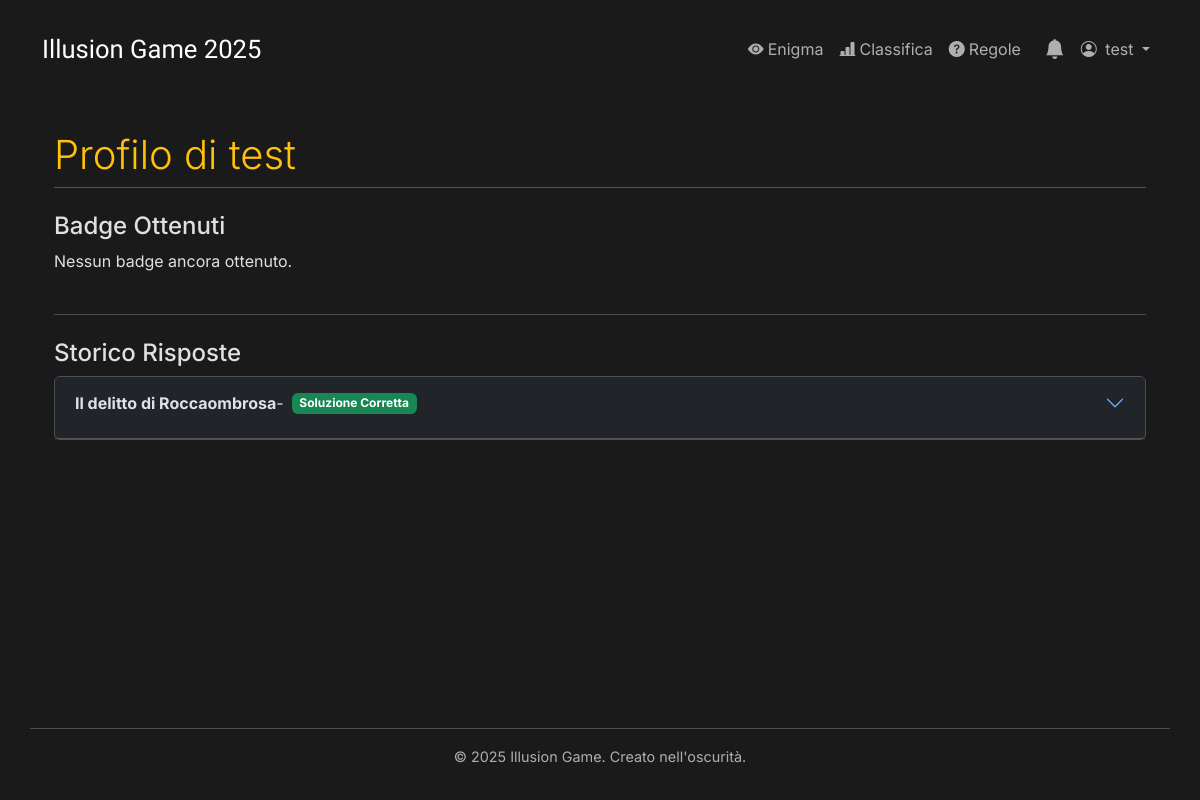
/profilo/test/ (signed in), run on an earlier commit of the app's database.
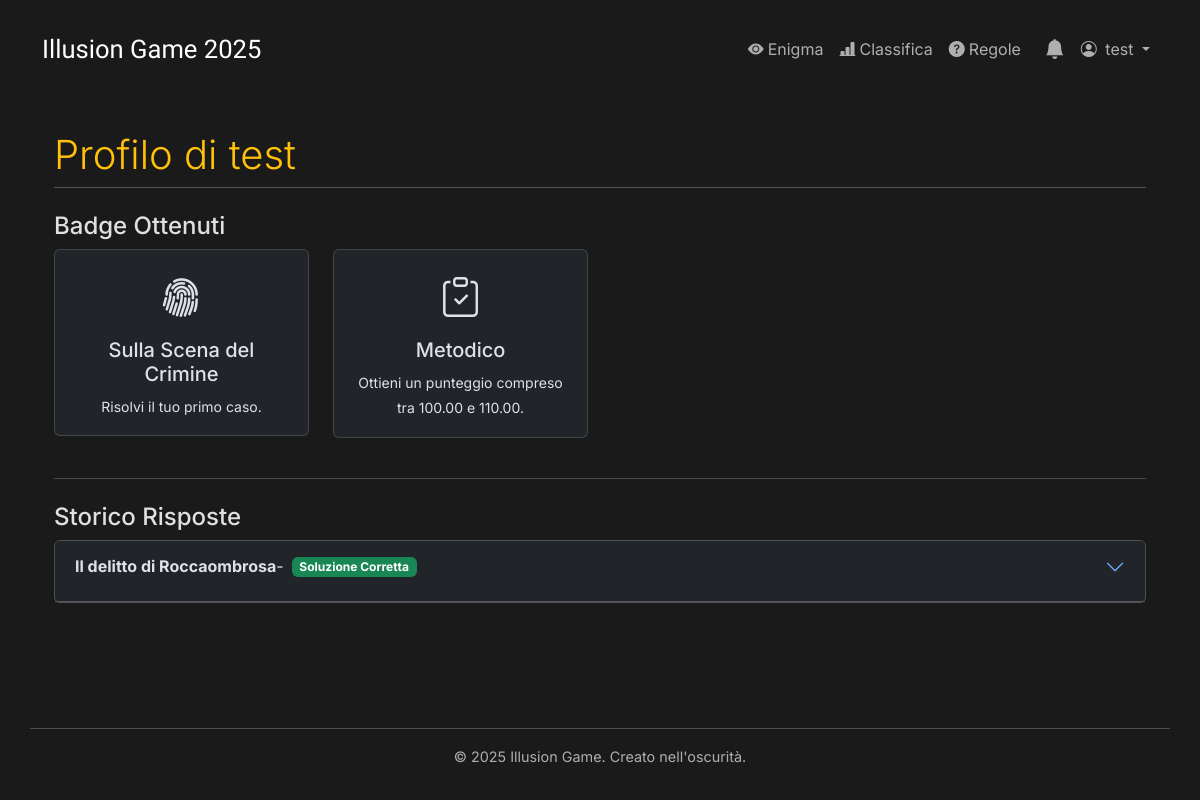
And on a later commit of the database.
### enigmas/models.py (models this page shows, shortened)
class RispostaUtente(models.Model):
    utente = models.ForeignKey(User, on_delete=models.CASCADE, related_name='risposte')
    enigma = models.ForeignKey(Enigma, on_delete=models.CASCADE)
    data_invio = models.DateTimeField(default=timezone.now)
    is_completa_corretta = models.BooleanField(default=False)
    punteggio = models.FloatField(default=0.0)
    suggerimenti_usati = models.PositiveIntegerField(default=0, help_text="Numero di aiuti usati per questo enigma")
    class Meta:
        unique_together = ('utente', 'enigma')
        ordering = ['-data_invio']

class Enigma(models.Model):
    titolo = models.CharField(max_length=200, blank=True, null=True)
    testo = models.TextField(help_text="La descrizione principale o l'introduzione all'enigma/caso.")
    start_time = models.DateTimeField(help_text="Data e ora di inizio visibilità")
    end_time = models.DateTimeField(editable=False)
    is_active = models.BooleanField(default=False, help_text="Seleziona per rendere questo l'enigma/caso corrente")
    notifica_inviata = models.BooleanField(default=False, help_text="Indica se la notifica è già stata inviata")
    class Meta:
        verbose_name = "Enigma o Caso"
        verbose_name_plural = "Enigmi o Casi"
        ordering = ['-start_time']

class UserBadge(models.Model):
    utente = models.ForeignKey(User, on_delete=models.CASCADE, related_name='user_badges')
    badge = models.ForeignKey(Badge, on_delete=models.CASCADE, related_name='user_badges')
    data_ottenimento = models.DateTimeField(auto_now_add=True)
    class Meta:
        unique_together = ('utente', 'badge')

class Badge(models.Model):
    nome = models.CharField(max_length=100)
    descrizione = models.TextField()
    icona = models.CharField(max_length=50, help_text="Es. 'bi bi-star'", default='bi bi-patch-question')

### enigmas/views.py (the view)
# urls.py: path('profilo/<str:username>/', views.profile_view, name='profile_view'),
@login_required
def profile_view(request, username):
    profile_user = get_object_or_404(User, username=username)
    risposte = RispostaUtente.objects.filter(utente=profile_user).select_related('enigma').order_by('-enigma__start_time')
    badges_utente = UserBadge.objects.filter(utente=profile_user).select_related('badge')
    context = {'profile_user': profile_user, 'risposte': risposte, 'badges': badges_utente}
    return render(request, 'enigmas/profile_detail.html', context)

### enigmas/context_processors.py (called while the page is built)
def unread_notifications_context(request):
    if request.user.is_authenticated:
        count = Notifica.objects.filter(utente=request.user, letta=False).count()
        return {'unread_notifications_count': count}
    return {}

### enigmas/models.py (called while the page is built)
    def is_corretta(self):
        opzioni_corrette_db = OpzioneRisposta.objects.filter(campo_risposta=self.campo, is_corretta=True)
        risposte_corrette_set = set(opzione.testo.strip().lower() for opzione in opzioni_corrette_db)
        risposte_inserite_set = set(ans.strip().lower() for ans in self.valore_inserito.split(',') if ans.strip())
        return risposte_corrette_set == risposte_inserite_set

### enigmas/templates/enigmas/profile_detail.html (shortened to what this page needs)
{% extends 'enigmas/base.html' %}
{% block content %}
<div class="container mt-4">
    <h2 class="display-6">Profilo di {{ profile_user.username }}</h2>
    <h4 class="mt-4">Badge Ottenuti</h4>
    <div class="row">
        {% for user_badge in badges %}
        <div class="col-md-3 mb-3">
            <div class="card text-center">
                <div class="card-body">
                    <i class="{{ user_badge.badge.icona }} fs-1"></i>
                    <h5 class="card-title mt-2">{{ user_badge.badge.nome }}</h5>
                    <p class="card-text"><small>{{ user_badge.badge.descrizione }}</small></p>
                </div>
            </div>
        </div>
        {% empty %}
        <div class="col">
            <p>Nessun badge ancora ottenuto.</p>
        </div>
        {% endfor %}
    </div>
    <hr class="my-4">
    <h4 class="mt-4">Storico Risposte</h4>
    <div class="accordion" id="storicoAccordion">
        {% for risposta in risposte %}
        <div class="accordion-item">
            <h2 class="accordion-header" id="heading-{{ risposta.id }}">
                <button class="accordion-button collapsed" type="button" data-bs-toggle="collapse" data-bs-target="#collapse-{{ risposta.id }}">
                    <strong>{{ risposta.enigma.titolo }}</strong> -
                    <span class="ms-2 badge {% if risposta.is_completa_corretta %}bg-success{% else %}bg-danger{% endif %}">
                        {% if risposta.is_completa_corretta %}Soluzione Corretta{% else %}Soluzione Errata{% endif %}
                    </span>
                </button>
            </h2>
        </div>
        {% empty %}
        <div class="alert alert-info">
            Nessuna risposta inviata.
        </div>
        {% endfor %}
    </div>
</div>
{% endblock %}

### enigmas/templates/enigmas/base.html (shortened to what this page needs)
{% load static %}
<!DOCTYPE html>
<html lang="it" data-bs-theme="dark">
<head>
    <link href="https://cdn.jsdelivr.net/npm/bootstrap@5.3.3/dist/css/bootstrap.min.css" rel="stylesheet" xintegrity="sha384-QWTKZyjpPEjISv5WaRU9OFeRpok6YctnYmDr5pNlyT2bRjXh0JMhjY6hW+ALEwIH">
    <link rel="stylesheet" href="{% static 'enigmas/css/style.css' %}">
    <link rel="stylesheet" href="https://cdn.jsdelivr.net/npm/bootstrap-icons@1.11.3/font/bootstrap-icons.min.css">
</head>
<body class="d-flex flex-column">
    <nav class="navbar navbar-expand-lg navbar-custom">
        <div class="container">
            <a class="navbar-brand navbar-brand-custom" href="{% url 'enigma_view' %}">
                Illusion Game 2025
            </a>
            <div class="collapse navbar-collapse" id="navbarNavContent">
                <ul class="navbar-nav ms-auto mb-2 mb-lg-0 align-items-center">
                    {% if user.is_authenticated %}
                        <li class="nav-item"> <a class="nav-link {% if request.resolver_match.url_name == 'enigma_view' %}active{% endif %}" href="{% url 'enigma_view' %}"><i class="bi bi-eye-fill me-1"></i>Enigma</a> </li>
                        <li class="nav-item"> <a class="nav-link {% if request.resolver_match.url_name == 'classifica' %}active{% endif %}" href="{% url 'classifica' %}"><i class="bi bi-bar-chart-line-fill me-1"></i>Classifica</a> </li>
                        <li class="nav-item"> <a class="nav-link " href="{% url 'regole_punteggio' %}"><i class="bi bi-question-circle-fill me-1"></i>Regole</a> </li>
                        <li class="nav-item d-none d-lg-block notification-bell-desktop">
                            <a class="nav-link position-relative px-2 {% if request.resolver_match.url_name == 'lista_notifiche' %}active{% endif %}"
                               href="{% url 'lista_notifiche' %}"
                               title="Notifiche">
                                <i class="bi bi-bell-fill fs-5"></i>
                            </a>
                        </li>
                        <li class="nav-item dropdown">
                            <a class="nav-link dropdown-toggle" href="#" role="button" data-bs-toggle="dropdown" aria-expanded="false">
                                <i class="bi bi-person-circle me-1"></i> {{ user.username }}
                            </a>
                        </li>
                    {% else %}
                        <li class="nav-item">
                            <a class="nav-link {% if request.resolver_match.url_name == 'account_login' %}active{% endif %}" href="{% url 'account_login' %}"><i class="bi bi-box-arrow-in-right me-1"></i>Login</a>
                        </li>
                    {% endif %}
                </ul>
            </div>
        </div>
    </nav>
    <div class="container mt-4 mb-5 flex-grow-1">
        {% block content %}{% endblock %}
    </div>
    <footer class="container text-center text-body-secondary py-3 border-top">
        <p>&copy; {% now "Y" %} Illusion Game. Creato nell'oscurità.</p>
    </footer>
</body>
</html>

### enigmas/static/enigmas/css/style.css (style rules this page uses)
body { background-color: #1a1a1a; color: #e0e0e0; font-family: 'Courier New', Courier, monospace; margin: 0; padding: 0; line-height: 1.6; }
nav { margin-top: 1rem; }
nav a { color: #b0bec5; text-decoration: none; transition: color 0.3s ease; }
h2, h3 { color: #FFC109; border-bottom: 1px solid #555; padding-bottom: 0.5rem; margin-bottom: 1.5rem; }
footer { text-align: center; margin-top: 3rem; padding: 1.5rem; font-size: 0.9rem; color: #666; border-top: 1px solid #333; }
.navbar-brand-custom { font-family: "Rubik Glitch", system-ui; color: #ffffff !important; font-weight: 400; font-size: 1.6rem; }

### enigmas/templates/enigmas/base.html (style rules this page uses)
body { font-family: 'Inter', sans-serif; background-color: #1a1a1a; display: flex; flex-direction: column; min-height: 100vh; }
.flex-grow-1 { flex-grow: 1; }
.notification-bell-desktop { margin-left: 0.5rem; }

What changed in the data, as far as the page shows it:
added UserBadge: badge.nome "Sulla Scena del Crimine", badge.descrizione "Risolvi il tuo primo caso."
added UserBadge: badge.nome "Metodico", badge.descrizione "Ottieni un punteggio compreso tra 100.00 e 110.00."
Also different on the page:
text no longer shown: "Nessun badge ancora ottenuto."
